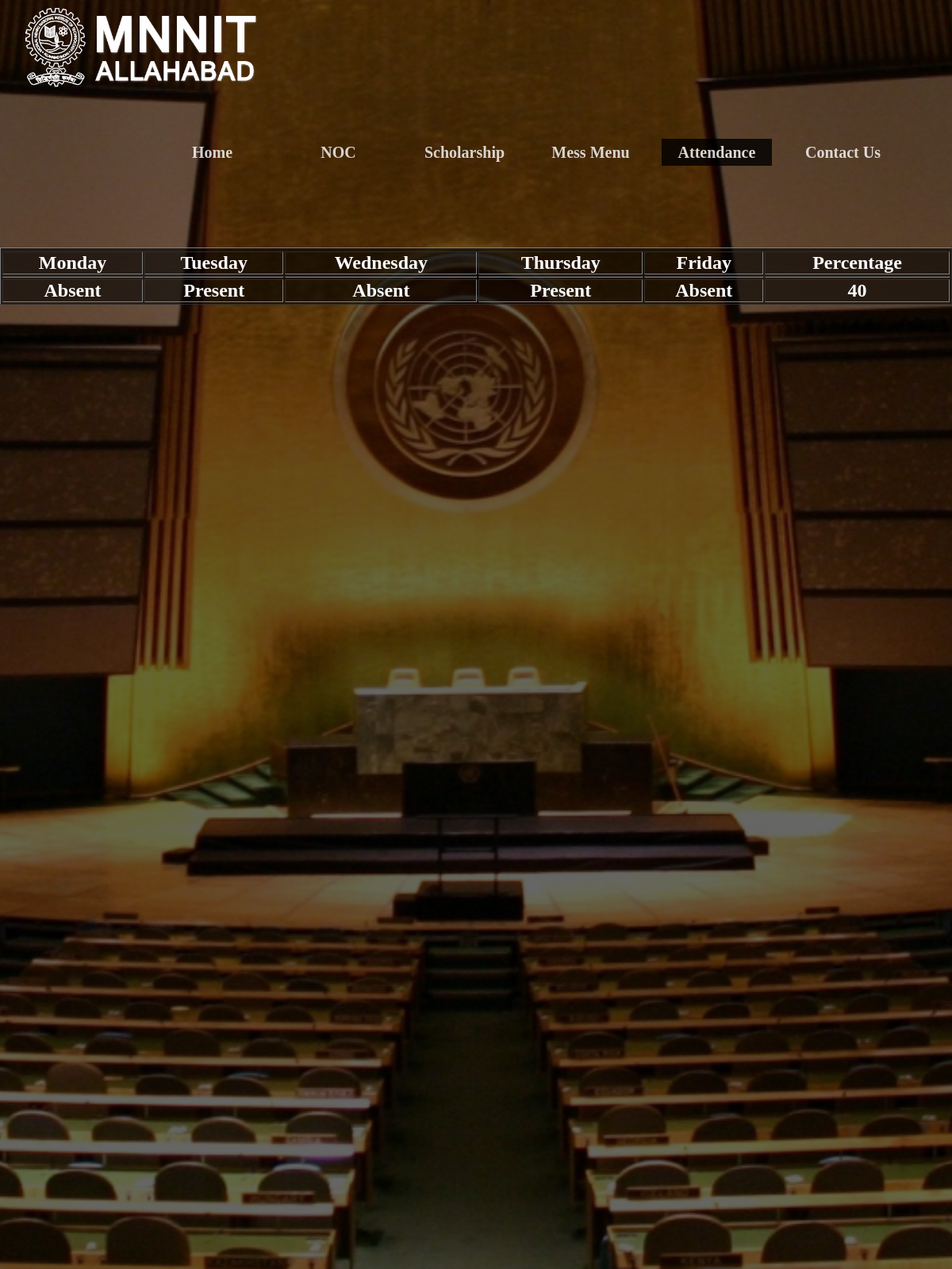
/Course5.php (signed in), run on the app's committed database.
### tables this page shows
CREATE TABLE `attn5` (
  `RegistrationNo` text NOT NULL,
  `Monday` tinyint(1) NOT NULL,
  `Tuesday` tinyint(1) NOT NULL,
  `Wednesday` tinyint(1) NOT NULL,
  `Thursday` tinyint(1) NOT NULL,
  `Friday` tinyint(1) NOT NULL,
  `Percentage` int(11) NOT NULL
);

### Course5.php (the view, shortened to what this page needs)
<!DOCTYPE html>
<html>
<head>
<link rel="stylesheet" type="text/css" href="attendance.css">
</head>
<body  align="center">
<header>
<div class="main">
  <div class="logo">
    <img src="logo2.png">
  </div>
  <ul><b>
  <li ><a href="home.php">Home</a></li>
    <li><a href="form.php">NOC</a></li>
    <li><a href="scholarship.php">Scholarship</a></li>
    <li><a href="messmenu.php">Mess Menu</a></li>
    <li  class="active"><a href="attendance.php">Attendance</a></li>
    <li><a href="contact.php">Contact Us</a></li>
  </b></ul>
  <h2>
<div class="white"><br>
        <table border="1px" style="width:100%;height=50%" div class="new">
<tr >
<tr>
<th>Monday</th>
<th>Tuesday</th>
<th>Wednesday</th>
<th>Thursday</th>
<th>Friday</th>
<th>Percentage</th>
</tr>
<tr>
<th></th>
<th></th>
<th></th>
<th></th>
<th></th>
<th></th>
</tr>
<tr>
<td><?php
include("connect1.php");
$regi=$_SESSION['x'];
$take="SELECT Monday from attn5 where RegistrationNo='$regi'";
$res=mysqli_query($con,$take);
while($row=mysqli_fetch_array($res))
{
    if ($row['Monday']==1)
    {
        echo "Present";
    }
    else
    {
        echo "Absent";
    }
}
?>
</td>
<td><?php
$take="SELECT Tuesday from attn5 where RegistrationNo='$regi'";
$res=mysqli_query($con,$take);
while($row=mysqli_fetch_array($res))
{
    if ($row['Tuesday']==1)
    {
        echo "Present";
    }
    else
    {
        echo "Absent";
    }
}
?>
</td>
<td><?php
$take="SELECT Wednesday from attn5 where RegistrationNo='$regi'";
$res=mysqli_query($con,$take);
while($row=mysqli_fetch_array($res))
{
    if ($row['Wednesday']==1)
    {
        echo "Present";
    }
    else
    {
        echo "Absent";
    }
}
?>
</td>
<td><?php
$take="SELECT Thursday from attn5 where RegistrationNo='$regi'";
$res=mysqli_query($con,$take);
while($row=mysqli_fetch_array($res))
{
    if ($row['Thursday']==1)
    {
        echo "Present";
    }
    else
    {
        echo "Absent";
    }
}
?>
</td>
<td><?php
$take="SELECT Friday from attn5 where RegistrationNo='$regi'";
$res=mysqli_query($con,$take);
while($row=mysqli_fetch_array($res))
{
    if ($row['Friday']==1)
    {
        echo "Present";
    }
    else
    {
        echo "Absent";
    }
}
?>
<td> <?php
$take="SELECT Monday, Tuesday, Wednesday,Thursday, Friday from attn5 where RegistrationNo='$regi'";
$res=mysqli_query($con,$take);
while($row=mysqli_fetch_array($res))
{
    $c=$row['Monday']+$row['Tuesday']+$row['Wednesday']+$row['Thursday']+$row['Friday'];
}
echo ($c/5)*100;
?>
</body>
</html>

### attendance.css (style rules this page uses)
* { margin: 0; padding: 0; font-family: Century Gothic; }
.white { color: #fff; }
.new { background-image:linear-gradient(rgba(0,0,0,0.6),rgba(0,0,0,0.6)); }
header { background-image:linear-gradient(rgba(0,0,0,0.6),rgba(0,0,0,0.6)), url("attendance.jpg"); background position: fixed; height: 200vh; background-size: cover; background-position: center; background-repeat: repeat; background-attachment: fixed; }
ul { float: right; list-style-type: none; margin: 50px; padding: 10px ; }
ul li { display: inline-block; width: 155px; height: 80px; opacity: 0.8; line-height: 40px; text-align: center; font-size: 20px; margin-top: 2px; }
ul li a { text-decoration: none; color: #fff; padding: 5px 20px; border: 1px solid transparent; transition: 0.6s ease; }
ul li.active a { background-color: #000; color: #fff; }
.logo img { float: left; width: 300px; height: auto; margin-left: 26px; }
.main { max-width: 1400px; }
body { font-family: Arial, Helvetica, sans-serif; }

### data on the page
attn5: shows "Absent", shows "Present", ($c/5)*100 "40"
